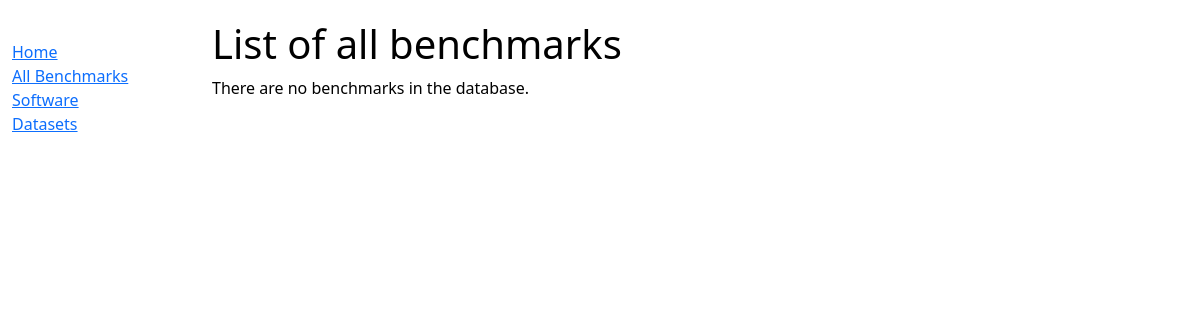
The page /mdbench/namdcudabenchmarks/ on the database as committed earlier.
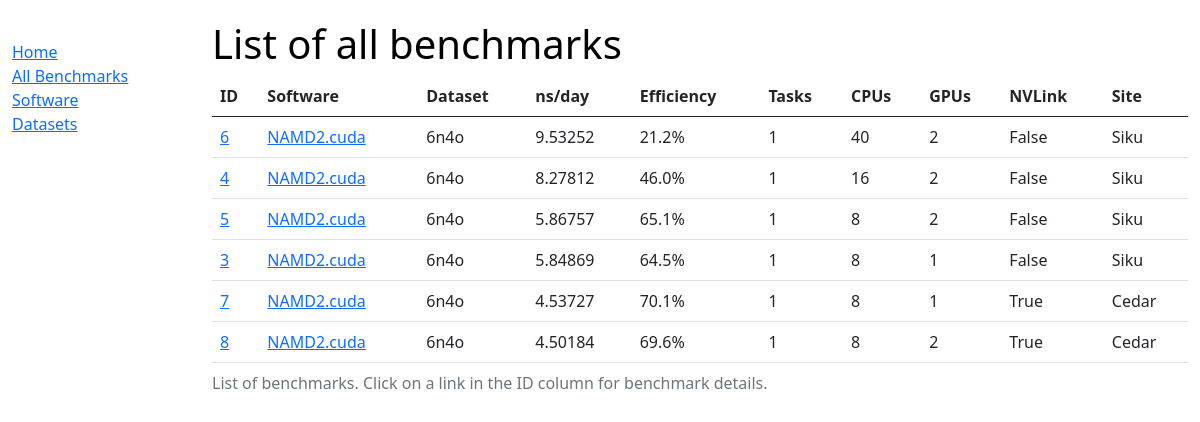
The same page on the database as committed later.
### mdbench/models.py (models this page shows, shortened)
class BenchmarkInstance(models.Model):
    class Meta:
        verbose_name_plural = "4. Parallel Benchmarks"
    benchmark = models.ForeignKey('Benchmark', on_delete=models.RESTRICT, null=True)
    software = models.ForeignKey('Software', on_delete=models.RESTRICT, null=True)
    simulation_input = models.ForeignKey('SimulationInput', on_delete=models.RESTRICT, null=True)
    cpu = models.ForeignKey('CPU', on_delete=models.RESTRICT, null=True)
    gpu = models.ForeignKey('GPU', on_delete=models.RESTRICT, blank=True, null=True)
    resource = models.ForeignKey('Resource', on_delete=models.RESTRICT, null=True)
    rate_min = models.FloatField(help_text='Simulation speed, ns/day')
    rate_max = models.FloatField(help_text='Simulation speed, ns/day')
    serial = models.ForeignKey('SerialBenchmarkInstance', on_delete=models.RESTRICT, null=True)
    cpu_efficiency = models.FloatField(help_text='Efficiency, %')
    site = models.ForeignKey('Site', on_delete=models.RESTRICT, null=True)
    def get_absolute_url(self):
        return reverse('benchmark-detail', args=[str(self.id)])

class Software(models.Model):
    class Meta:
        verbose_name_plural = "2. MD Engines"
    name = models.CharField(max_length=100, help_text='Enter a software name (e.g. NAMD)')
    module = models.CharField(max_length=100, help_text='Enter a module name')
    module_version = models.CharField(max_length=100, help_text='Enter a module version')
    toolchain = models.CharField(max_length=100, help_text='Enter a toolchain name')
    toolchain_version = models.CharField(max_length=100, help_text='Enter a toolchain version')
    instruction_set = models.CharField(max_length=100, help_text='Enter CPU instruction set (avx2/avx512)')
    example_submission  = models.TextField()
    benchmark_submission = models.TextField()
    def get_absolute_url(self):
        return reverse('software-detail', args=[str(self.id)])

class Benchmark(models.Model):
    class Meta:
        verbose_name_plural = "1. Test Systems"
    name = models.CharField(max_length=100, help_text='Enter a benchmark name')
    natoms = models.IntegerField()
    description = models.TextField()

class Resource(models.Model):
    class Meta:
        verbose_name_plural = "6. Computing Resources"
    ncpu = models.IntegerField()
    ntasks = models.IntegerField()
    ngpu = models.IntegerField()
    nvlink = models.BooleanField()

class Site(models.Model):
    class Meta:
        verbose_name_plural = "9. CC Sites"
    name = models.CharField(max_length=100, help_text='Enter a site name (e.g. Cedar)')
    def __str__(self):
        return f'{self.name}'

### mdbench/views.py (the view)
# urls.py: path('namdcudabenchmarks/', views.NamdCudaBenchmarkListView.as_view(), name='namdcudabenchmarks'),
class NamdCudaBenchmarkListView(generic.ListView):
    qs1=BenchmarkInstance.objects.filter(software__name__icontains='NAMD')
    qs2=BenchmarkInstance.objects.filter(software__name__icontains='cuda')
    queryset=qs1.intersection(qs2).order_by('-rate_max')

### mdbench/templates/mdbench/benchmarkinstance_list.html
{% extends "base_generic.html" %}
{% block content %}
  <h1>List of all benchmarks</h1>
  {% if benchmarkinstance_list %}
  <table class="table table-hover">
    <caption>List of benchmarks. Click on a link in the ID column for benchmark details.</caption>
    <thead class="thead-dark">
    <tr>
      <th>ID</th>
      <th>Software</th>
      <th>Dataset</th>
      <th>ns/day</th>
      <th>Efficiency</th>
      <th>Tasks</th>
      <th>CPUs</th>
      <th>GPUs</th>
      <th>NVLink</th>
      <th>Site</th>
    </tr>
    </thead>
  <tr>
    {% for benchmark in benchmarkinstance_list %}
      <td> <a href="{{ benchmark.get_absolute_url }}"> {{benchmark.id}}</a> </td>
      <td> <a href="{{ benchmark.software.get_absolute_url }}">{{ benchmark.software.name }}</a> </td>
      <td> {{ benchmark.benchmark.name }}</td>
      <td> {{ benchmark.rate_max }} </td>
      <td> {{ benchmark.cpu_efficiency }}%</a> </td>
      <td> {{ benchmark.resource.ntasks }}</td>
      <td> {{ benchmark.resource.ncpu }}</td>
      <td> {{ benchmark.resource.ngpu }}</td>
      <td> {{ benchmark.resource.nvlink }}</td>
      <td> {{ benchmark.site }}</td>
  </tr>
    {% endfor %}
  </table>
  {% else %}
    <p>There are no benchmarks in the database.</p>
  {% endif %}
{% endblock %}

### mdbench/templates/base_generic.html (shortened to what this page needs)
<!DOCTYPE html>
<html lang="en">
<head>
  <link href="https://cdn.jsdelivr.net/npm/bootstrap@5.0.2/dist/css/bootstrap.min.css" rel="stylesheet">
  <link rel="stylesheet" href="https://unpkg.com/bootstrap-table@1.18.3/dist/bootstrap-table.min.css">
  {% load static %}
  <link rel="stylesheet" href="{% static 'mdbench/css/styles.css' %}">
  <link rel="stylesheet" type="text/css" href="{% static 'mdbench/css/vs.css' %}">
</head>
<body>
  <div class="container-fluid">
    <div class="row">
      <div class="col-sm-2">
      {% block sidebar %}
        <ul class="sidebar-nav">
          <li><a href="{% url 'index' %}">Home</a></li>
          <li><a href="{% url 'benchmarks' %}">All Benchmarks</a></li>
          <li><a href="{% url 'softwares' %}">Software</a></li>
          <li><a href="{% url 'datasets' %}">Datasets</a></li>
        </ul>
      {% endblock %}
       </div>
      <div class="col-sm-10">{% block content %}{% endblock %}</div>
    </div>
  </div>
</body>
</html>

### mdbench/static/mdbench/css/styles.css (style rules this page uses)
.sidebar-nav { margin-top: 20px; padding: 0; list-style: none; }
body { margin-top: 20px; color: rgb(0, 0, 0); }
h1 { color: rgb(0, 0, 0); }
ol, ul { list-style-position: inside; padding: 0; }

Rows that differ between the two databases and show on the page:
added BenchmarkInstance: id "6", software.name "NAMD2.cuda", benchmark.name "6n4o", rate_max "9.53252", cpu_efficiency "21.2", resource.ntasks "1", resource.ncpu "40", resource.ngpu "2", resource.nvlink "False", site "Siku"
added BenchmarkInstance: id "4", software.name "NAMD2.cuda", benchmark.name "6n4o", rate_max "8.27812", cpu_efficiency "46.0", resource.ntasks "1", resource.ncpu "16", resource.ngpu "2", resource.nvlink "False", site "Siku"
added BenchmarkInstance: id "5", software.name "NAMD2.cuda", benchmark.name "6n4o", rate_max "5.86757", cpu_efficiency "65.1", resource.ntasks "1", resource.ncpu "8", resource.ngpu "2", resource.nvlink "False", site "Siku"
added BenchmarkInstance: id "3", software.name "NAMD2.cuda", benchmark.name "6n4o", rate_max "5.84869", cpu_efficiency "64.5", resource.ntasks "1", resource.ncpu "8", resource.ngpu "1", resource.nvlink "False", site "Siku"
added BenchmarkInstance: id "7", software.name "NAMD2.cuda", benchmark.name "6n4o", rate_max "4.53727", cpu_efficiency "70.1", resource.ntasks "1", resource.ncpu "8", resource.ngpu "1", resource.nvlink "True", site "Cedar"
added BenchmarkInstance: id "8", software.name "NAMD2.cuda", benchmark.name "6n4o", rate_max "4.50184", cpu_efficiency "69.6", resource.ntasks "1", resource.ncpu "8", resource.ngpu "2", resource.nvlink "True", site "Cedar"
Other text that changed with them:
text no longer shown: "There are no benchmarks in the database."
text now shown: "List of benchmarks. Click on a link in the ID column for benchmark details. ID Software Dataset ns/day Efficiency Tasks CPUs GPUs NVLink Site"
